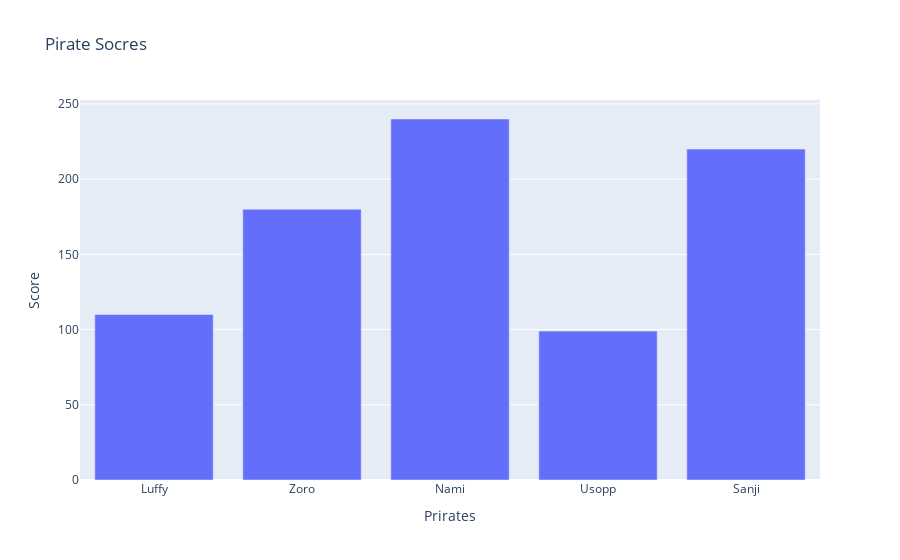

The cell this chart's notebook holds for it:
### Code cell
graph.update_layout(title ='Pirate Socres',
                    xaxis_title ='Prirates',
                    yaxis_title = 'Score')

### Figure 1 — Plotly figure (JSON) as saved in the notebook; plotly's stock layout.template omitted (floating-point values rounded to 4 significant figures)
{"data": [{"type": "bar", "x": ["Luffy", "Zoro", "Nami", "Usopp", "Sanji"], "y": [110, 180, 240, 99, 220]}], "layout": {"title": {"text": "Pirate Socres"}, "xaxis": {"title": {"text": "Prirates"}}, "yaxis": {"title": {"text": "Score"}}}}
